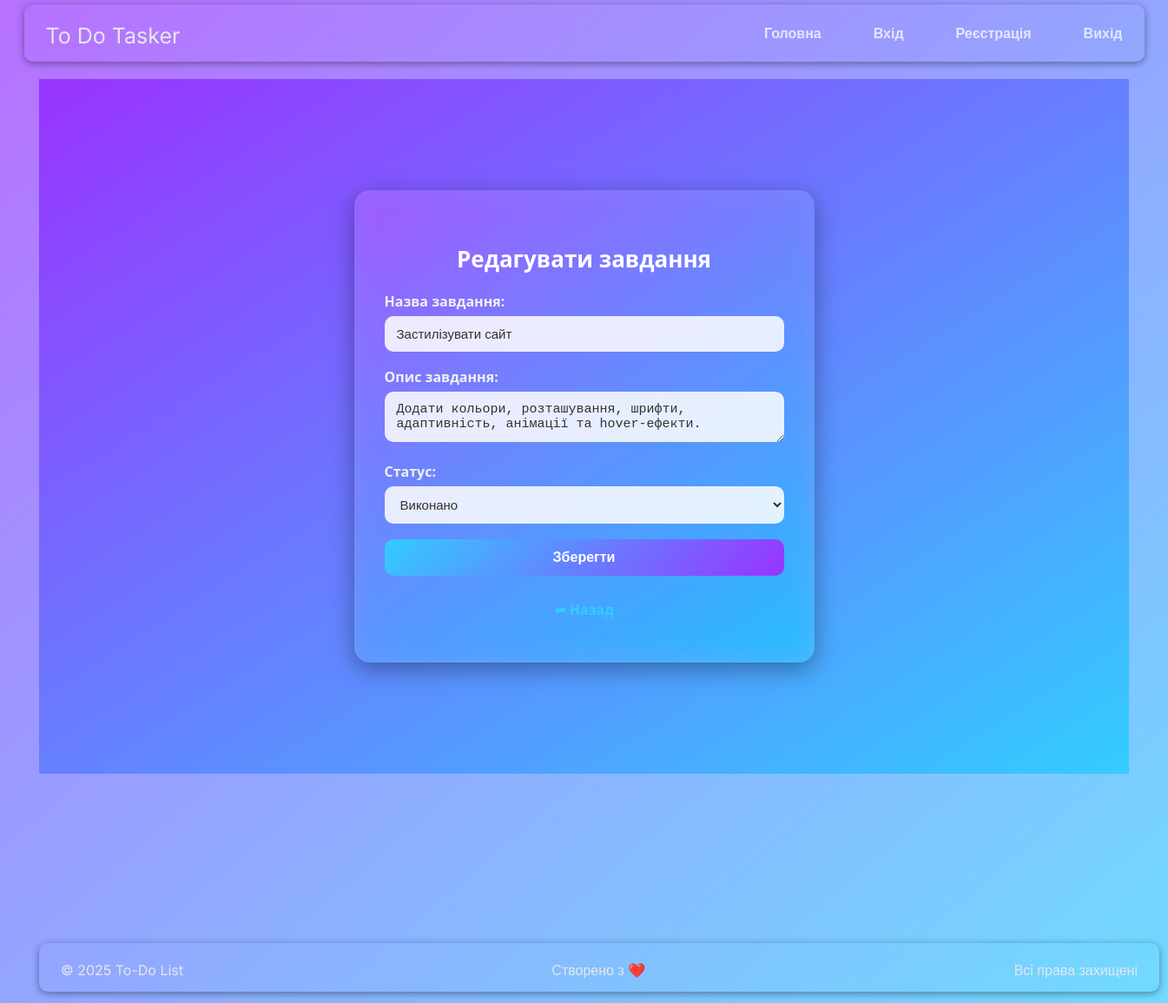
The app's page /edit/18 (signed in) with its own data.
### models/task.py (models this page shows, shortened)
class Task(Base):
    __tablename__ = "tasks"
    id: Mapped[int] = mapped_column(Integer, primary_key=True, index=True)
    title: Mapped[str] = mapped_column(String, nullable=False)
    description: Mapped[str] = mapped_column(String, nullable=False)
    status: Mapped[str] = mapped_column(String, default="new")
    user_id: Mapped[int] = mapped_column(ForeignKey("users.id"), nullable=True)
    user: Mapped["User"] = relationship("User", back_populates="tasks")

### app.py (the view, shortened to what this page needs)
@app.route("/edit/<int:task_id>", methods=["GET", "POST"])
def edit_task(task_id):
    if "user_id" not in session:
        return redirect(url_for("login"))
    with SessionLocal() as db:
        task = db.query(Task).filter(
            Task.id == task_id,
            Task.user_id == session["user_id"]
        ).first()
        if not task:
            return "Завдання не знайдено", 404
    return render_template("task_form.html", mode="edit", task=task)

### templates/task_form.html (shortened to what this page needs)
{% extends "base.html" %}
{% block content %}
<div class="body_task_form">
  <div class="task_form-box">
    <h2>
      {% if mode == 'add' %}Додати завдання{% else %}Редагувати завдання{% endif %}
    </h2>
    <form method="post">
      <div>
        <label>Назва завдання:</label>
        <input type="text" name="title" value="{{ task.title if task else '' }}" required>
      </div>
      <div>
        <label>Опис завдання:</label>
        <textarea name="description" required>{{ task.description if task else '' }}</textarea>
      </div>
      <div>
        <label>Статус:</label>
        <select name="status" required>
          <option value="done" {% if task and task.status == 'done' %}selected{% endif %}>Виконано</option>
        </select>
      </div>
      <button type="submit">
        {% if mode == 'add' %}Додати{% else %}Зберегти{% endif %}
      </button>
    </form>
    <p class="text-center">
      <a href="{{ url_for('tasks_page', q=request.args.get('q'), status=request.args.get('status')) }}">
      </a>
    </p>
  </div>
</div>
{% endblock %}

### static/css/styles.css (style rules this page uses)
body { margin: 0; padding: 0; font-family: 'Inter', sans-serif; background: linear-gradient(to top left, rgba(51, 204, 255, 0.7), rgba(153, 51, 255, 0.7)), url('https://images.unsplash.com/photo-1508780709619-79562169bc64?auto=format&fit=crop&w=1920&q=80'); background-size: cover; background-position: center; background-attachment: fixed; }
p { text-align: center; margin-bottom: 10px; color: #e5e7eb; }
.body_task_form { display: flex; justify-content: center; align-items: center; min-height: 100vh; margin: 0; background: linear-gradient(to top left, #33ccff 0%, #9933ff 100%); font-family: 'Segoe UI', Tahoma, Geneva, Verdana, sans-serif; }
.task_form-box { background: rgba(255, 255, 255, 0.12); backdrop-filter: blur(16px) saturate(180%); -webkit-backdrop-filter: blur(16px) saturate(180%); border-radius: 18px; padding: 40px 35px; width: 460px; box-shadow: 0 8px 28px rgba(0, 0, 0, 0.35); color: #fff; }
.task_form-box h2 { font-size: 26px; font-weight: 700; text-align: center; margin-bottom: 20px; color: #fff; }
.task_form-box label { display: block; text-align: left; font-weight: 600; margin-bottom: 6px; color: #f1f1f1; }
.task_form-box input, .task_form-box textarea, .task_form-box select { width: 100%; box-sizing: border-box; padding: 12px 14px; margin-bottom: 18px; border: none; border-radius: 10px; font-size: 15px; color: #333; background: rgba(255, 255, 255, 0.85); outline: none; transition: all 0.3s ease; }
.task_form-box button { width: 100%; padding: 12px; border: none; border-radius: 10px; background: linear-gradient(135deg, #33ccff, #9933ff); color: #fff; font-size: 16px; font-weight: 600; cursor: pointer; transition: 0.3s ease; }
.task_form-box a { display: inline-block; margin-top: 12px; color: #33ccff; font-weight: 600; text-decoration: none; transition: 0.3s; }

### records on screen
Task: title "Застилізувати сайт", description "Додати кольори, розташування, шрифти, адаптивність, анімації та hover-ефекти.", status "Виконано"
